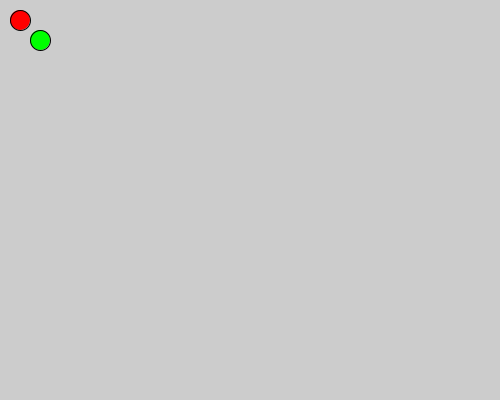
Frame 1 (no input)
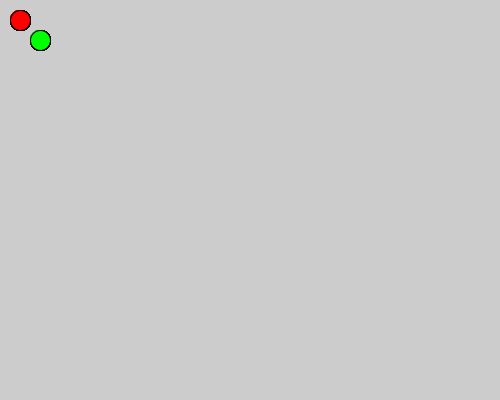
Frame 60 (the mouse pressed at the canvas centre just before this capture)
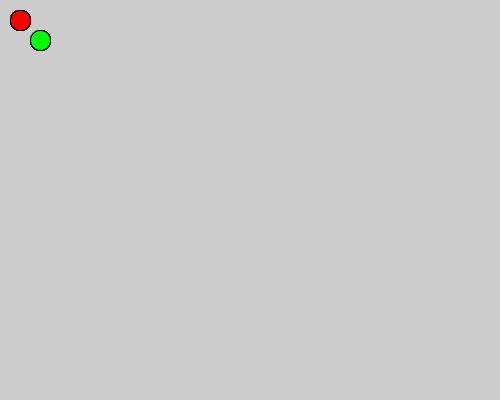
Frame 120 (the mouse held since frame 60 and released just before this capture)

The Processing sketch that drew these frames (run headless with seeded random() and noise(); from frame 60 on, the mouse is pressed at the canvas centre):

// Processing sketch: processing_106634
// ── processing_106634.pde

int counter;
 
 
void setup() {  //setup function called initially, only once
  size(500, 400);
  }
 
 
void draw() {  //draw function loops 
 
    fill(255,0,0);
 
    ellipse(20,20,20,20);
 
    fill(0,255,0);
 
    ellipse(40,40,20,20);
 
 
}
